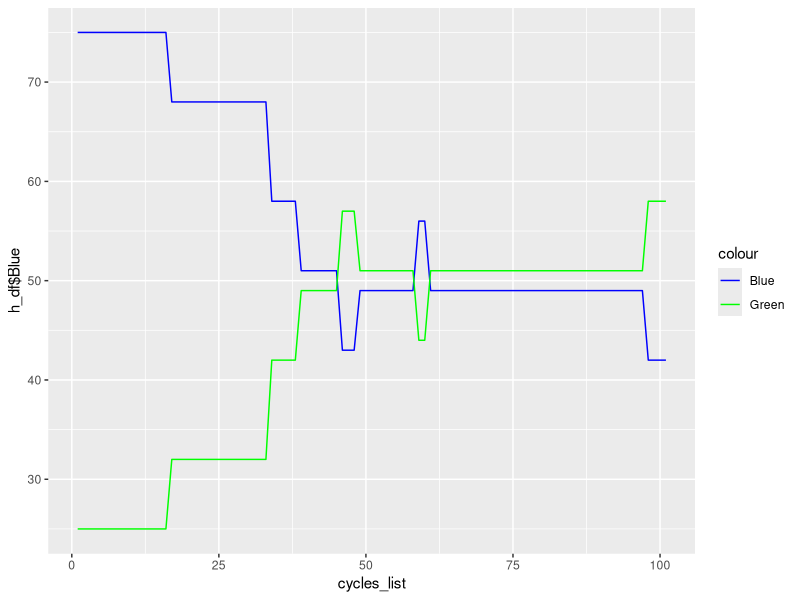

Generate this figure with R:
# Initial parameters
blue_ant_number <- 75
green_ant_number <- 25
size <- 3
cycles <- 100


test <- c(1:100)
# run_colony <- function(blue_ant_number, green_ant_number, size, cycles){

total_ants <- blue_ant_number + green_ant_number

# Creating area for ants to move in (dimensions: size x size)
positions <- vector()
for (i in 1:(size^2)){
  positions <- c(positions, i)
}

# Creating the color history matrix and recording initial values
initial_blue <- c(blue_ant_number)
initial_green <- c(green_ant_number)
for (m in 2:(cycles + 1)){
  initial_blue <- c(initial_blue, 0)
  initial_green <- c(initial_green, 0)
}
h_df <- data.frame(initial_blue, initial_green)
names(h_df) <- c("Blue", "Green")

# Creating the colony matrix
ant_matrix <- matrix(nrow=total_ants, ncol = 4)
column_names <- c("color", "position", "blue_met", "green_met")
colnames(ant_matrix) <- column_names

# Populating matrix with blue ants
for (i in 1:blue_ant_number){
  ant_matrix[i, 1] <- "blue"
  ant_matrix[i, 3] <- 0
  ant_matrix[i, 4] <- 0
  ant_matrix[i, 2] <- sample(positions, 1)
}

# Populating matrix with green ants
for (i in 1:green_ant_number){
  ant_matrix[(i + blue_ant_number), 1] <- "green"
  ant_matrix[(i + blue_ant_number), 3] <- 0
  ant_matrix[(i + blue_ant_number), 4] <- 0
  ant_matrix[(i + blue_ant_number), 2] <- sample(positions, 1)
}

# Checking for ants that met
for (i in 1:(total_ants)){
  for (s in 1:(total_ants)){
    if (s == i){
      next
    }else{
      if (ant_matrix[i, 2] == ant_matrix[s, 2]){
        if (ant_matrix[s, 1] == "blue"){
          ant_matrix[i, 3] <- as.integer(ant_matrix[1, 3]) + 1
        }else{
          ant_matrix[i, 4] <- as.integer(ant_matrix[1, 4]) + 1
        }
      }
    }
  }
}

# Running the cycles
for (i in 1:cycles){
  dead_ants <- vector()
  # Change position of ants
  for (s in 1:(total_ants)){
    death_val <- as.numeric(sample(100, 1, replace = TRUE))
    if (death_val >= 1){
      ant_matrix[s, 2] <- sample(positions, 1)
    }else{
      dead_ants <- c(dead_ants, s)
    }
  }
  # Kill dead ants
  total_ants <- total_ants - length(dead_ants)
  for (death in dead_ants){
    ant_matrix[-death,]
  }
  # Check if ants met
  for (u in 1:(total_ants)){
    for (v in 1:(total_ants)){
      if (v == u){
        next
      }else{
        if (ant_matrix[u, 2] == ant_matrix[s, 2]){
          if (ant_matrix[v, 1] == "blue"){
            ant_matrix[u, 3] <- as.integer(ant_matrix[1, 3]) + 1
          }else{
            ant_matrix[u, 4] <- as.integer(ant_matrix[1, 4]) + 1
          }
        }
      }
    }
  }
  # Check if ants reached color change threshold and add to color history
  for (t in 1:total_ants){
    if (as.integer(ant_matrix[t, 3]) > (total_ants/2) && ant_matrix[t, 4] < (total_ants/2)){
      ant_matrix[t, 1] <- "green"
      ant_matrix[t, 3] <- 0
      ant_matrix[t, 4] <- 0
    }else{
      if (as.integer(ant_matrix[t, 3]) < (total_ants/2) && ant_matrix[t, 4] > (total_ants/2)){
        ant_matrix[t, 1] <- "blue"
        ant_matrix[t, 3] <- 0
        ant_matrix[t, 4] <- 0
      }
    }
    if (ant_matrix[t, 1] == "blue"){
      h_df$Blue[(i+1)] <- h_df$Blue[(i+1)] + 1
    }else{
      h_df$Green[(i+1)] <- h_df$Green[(i+1)] + 1
    }
  }
}

# Plotting the color history
library(ggplot2)
cycles_list <- c(0:cycles+1)
h <- ggplot(h_df, aes(x=cycles_list)) + 
  geom_line(aes(y=h_df$Blue, colour="Blue")) + 
  geom_line(aes(y=h_df$Green, colour="Green")) +
  scale_color_manual(values=c("blue", "green"))
h
  
  # return(history_list[-1])
# }

# run_colony(2, 3, 3, 3)
